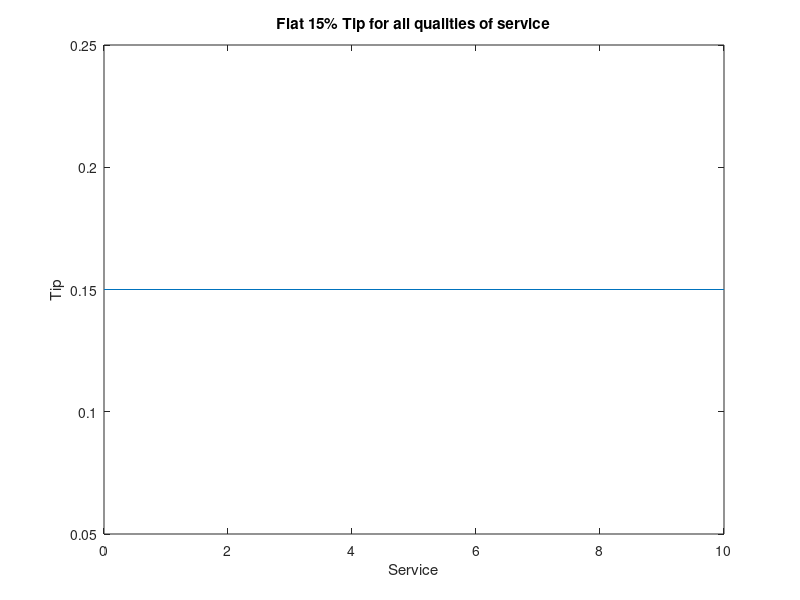
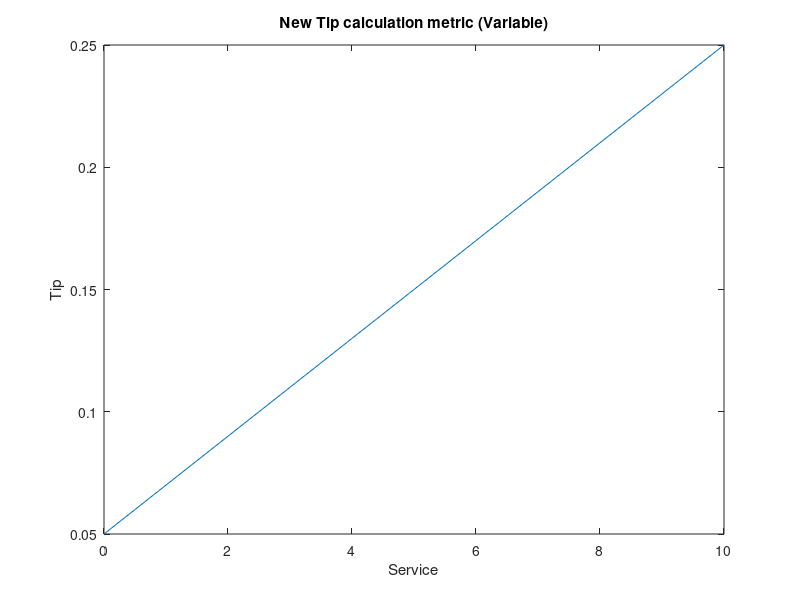
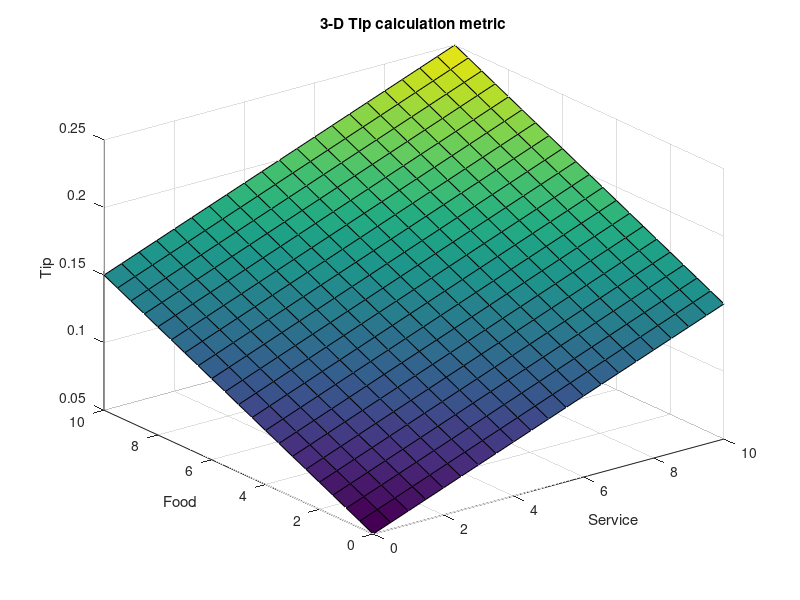
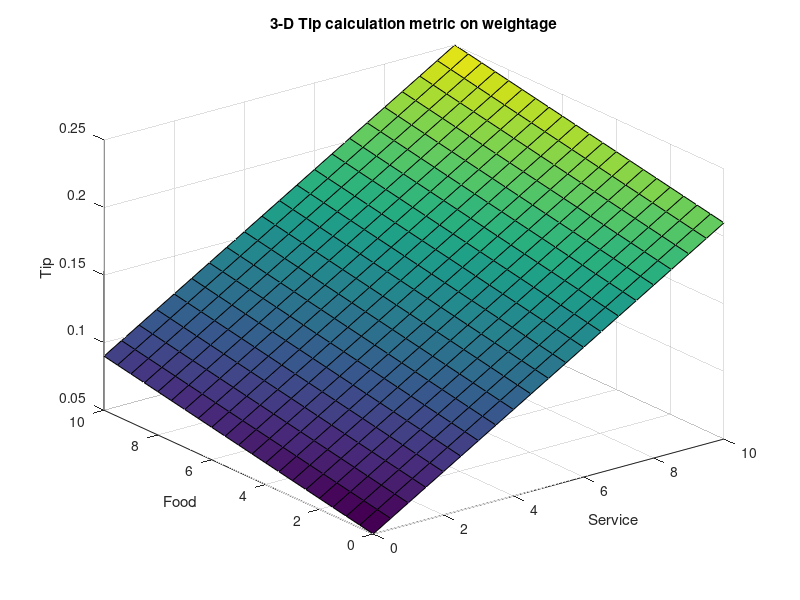

Source code (MATLAB) for these figures, in order:
%% ADITYA PATHAK (adityapathak1515@gmail.com)
% The following codes provides the use of conventional method in a
% Restaurant Tipping Problem
% There are many sections to go through and understand the process with
% steady progress in the coding
clc;
clear all;
close all;
%% The code section gives same value of tip (0.15) for all services rated from 0 to 10
service = 0:0.5:10; %the service provided in restaurant with 0(poor) and 10(excellent)
tip = 0.15*ones(size(service)); %the tip with respect to service provided with constant on 15%
plot(service, tip); %plot the figure
xlabel('Service')
ylabel('Tip')
title('Flat 15% Tip for all qualities of service')
ylim([0.05 0.25]) %limits the y axis from 0.05 to 0.25

%% The above code provides flat line of tips wrt to quality of service
% It shows poor performance of the tipping problem because it's constant to
% 0.15, so a new variable is introduced for tip with slope which gives tip
% based on range of quality of service
tip_new = (0.20/10)*service+0.05; %provides a slope starting from 0.05 and goes till 0.25
figure
plot(service, tip_new); %plot the figure
xlabel('Service')
ylabel('Tip')
title('New Tip calculation metric (Variable)')
ylim([0.05 0.25]) %limits the y axis from 0.05 to 0.25

%% However, the food also matters, tip can't be given based only on quality of service but also, on the quality of food
% a food variable is introduced with same range as service (0 to 10)
food = 0:0.5:10; %0 for bad quality of food and 10 for delicious food
[F,S]=meshgrid(food,service); %meshgrid is used bcoz 2-D variable is generated, and it creates a plane to see the overall service
tip_FS = (0.20/20).*(S+F)+0.05; %new variable to calculate tip based on food and service
figure
surf(S,F,tip_FS); %plot the 3-D plane of service, food and tip
xlabel('Service')
ylabel('Food')
zlabel('Tip')
title('3-D Tip calculation metric')

%% In this section of code, tip is calculated based on ratio or weightage of variables
servRatio = 0.8; %service is weighted 80% in tip calculation and food is 20% important
tip_servR = servRatio*(0.20/10*S+0.05) + (1-servRatio)*(0.20/10*F+0.05);
figure
surf(S,F,tip_servR); %plot the 3-D plane of service, food and tip
xlabel('Service')
ylabel('Food')
zlabel('Tip')
title('3-D Tip calculation metric on weightage')

%% The tip problem is not linear as shown in all the cases above, so this section deals wiht non-linear approach to calculate tip
tip_NL = zeros(size(service));
%piecewise formula is used to calculate tip based on service ranges
tip_NL(service<3) = (0.10/3)*service(service<3)+0.05; %lower tipping (10%) for lower quality of service
tip_NL(service>=3 & service<7) = 0.15; %flat 15% tip in this service interval
tip_NL(service>=7 & service<=10) = (0.10/3)*(service(service>=7 & service<=10)-7) +0.15;
figure
plot(service, tip_NL); %plot the figure
xlabel('Service')
ylabel('Tip')
title('Non linear 2-D tip calculation metric')
% the tip is calculated based only on one variable i.e service, however
% even quality of food is responsible for tip calculation

%% Piecewise formula is used on service as well as food in this section to create a meshgrid of tip calculation
% the servRatio, F and S are taken into account from above sections
tip_nonL_FS= zeros(size(S));
tip_nonL_FS(S<3) = servRatio*((0.10/3)*S(S<3)+0.05) + (1-servRatio)*(0.20/10*F(S<3)+0.05);
tip_nonL_FS(S>=3 & S<7) = (0.15)*servRatio + (1-servRatio)*(0.20/10*F(S>=3 & S<7)+0.05);
tip_nonL_FS(S>=7 & S<=10) = ((0.10/3)*(S(S>=7 & S<=10)-7)+0.15)*servRatio + (1-servRatio)*(0.20/10*F(S>=7 & S<=10)+0.05);
figure
surf(S,F,tip_nonL_FS); %plot the 3-D plane of service, food and tip
xlabel('Service')
ylabel('Food')
zlabel('Tip')
title('Non-Linear 3-D Tip calculation metric with 80% of service')